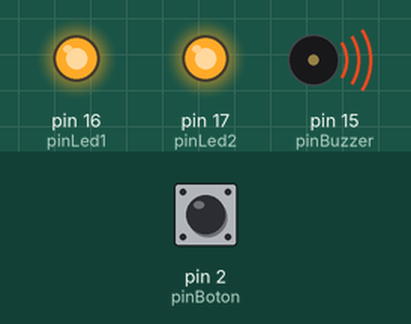
The sketch below on a simulated Arduino Uno, built with avr-gcc and run on an emulated ATmega328P. On the bench: output pins drawn as LEDs (lit = HIGH), buzzer (waves = sounding, pin HIGH). Inputs (shaded band) come from the test bench; at power-on: pin 2 (pinBoton) LOW.

Above: at 0.3 s.
At 14.7 s:
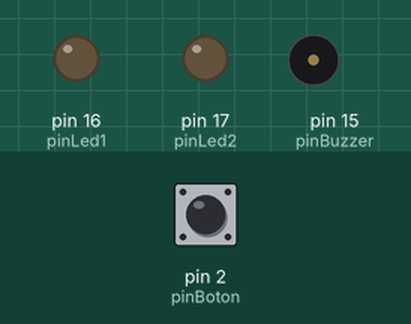
Timing chart, 0 to 25.9 s (numbered marks = the images above):
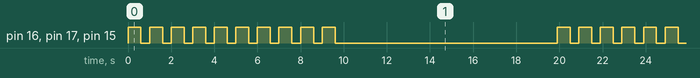

The sketch:

AlarmaV3.ino
```cpp
/* Programa AlarmaV3.ino
 Hace sonar intermitentemente un buzzer, y al mismo
 tiempo prende dos leds intermitentemente, hasta que
 se oprime el botón de apagado de la alarma */
// Variables
int pinBuzzer = 15;
int pinLed1 = 16;
int pinLed2 = 17;
int pinBoton = 2;
boolean banderaAlarma = HIGH;
int rep;
int numRep = 10;
int tiempoEnc = 600;
int tiempoApag = 400;
int tiempoEspera = 9900;
// Función setup
void setup()
{
 pinMode(pinBuzzer, OUTPUT);
 pinMode(pinLed1, OUTPUT);
 pinMode(pinLed2, OUTPUT);
 pinMode(pinBoton, INPUT);
 attachInterrupt(0, Interruptor, RISING);
}
// Función loop
void loop()
{
 banderaAlarma = HIGH;
 do
 {
 Alarma();
 } while(banderaAlarma == HIGH);
}
// Función Alarma
void Alarma()
{
 for (rep = 0; rep < numRep; rep++)
 {
 digitalWrite(pinBuzzer, HIGH);
 digitalWrite(pinLed1, HIGH);
 digitalWrite(pinLed2, HIGH);
 delay(tiempoEnc);
 digitalWrite(pinBuzzer, LOW);
 digitalWrite(pinLed1, LOW);
 digitalWrite(pinLed2, LOW);
 delay(tiempoApag);
 }
 delay(tiempoEspera);
}
// Función Interruptor
void Interruptor()
{
 banderaAlarma = LOW;
}
```

Measured:
- by itself, pin 16 (pinLed1), pin 17 (pinLed2), pin 15 (pinBuzzer): repeats every 19.9 s: 9 × (LOW 0.40 s, HIGH 0.60 s), LOW 10.3 s, HIGH 0.60 s
- by itself, everything shown: repeats every 19.9 s, in 20 steps
